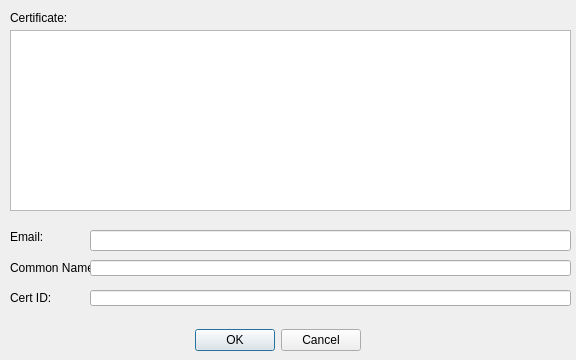
<?xml version="1.0" encoding="UTF-8"?>
<ui version="4.0">
 <class>DialogAddBuddy</class>
 <widget class="QDialog" name="DialogAddBuddy">
  <property name="geometry">
   <rect>
    <x>0</x>
    <y>0</y>
    <width>576</width>
    <height>360</height>
   </rect>
  </property>
  <property name="windowTitle">
   <string>AddBuddy</string>
  </property>
  <widget class="QDialogButtonBox" name="buttonBox">
   <property name="geometry">
    <rect>
     <x>140</x>
     <y>320</y>
     <width>221</width>
     <height>41</height>
    </rect>
   </property>
   <property name="orientation">
    <enum>Qt::Horizontal</enum>
   </property>
   <property name="standardButtons">
    <set>QDialogButtonBox::Cancel|QDialogButtonBox::Ok</set>
   </property>
  </widget>
  <widget class="QLabel" name="label">
   <property name="geometry">
    <rect>
     <x>10</x>
     <y>10</y>
     <width>101</width>
     <height>16</height>
    </rect>
   </property>
   <property name="text">
    <string>Certificate:</string>
   </property>
  </widget>
  <widget class="QLabel" name="label_2">
   <property name="geometry">
    <rect>
     <x>10</x>
     <y>230</y>
     <width>47</width>
     <height>13</height>
    </rect>
   </property>
   <property name="text">
    <string>Email:</string>
   </property>
  </widget>
  <widget class="QLabel" name="label_3">
   <property name="geometry">
    <rect>
     <x>10</x>
     <y>260</y>
     <width>81</width>
     <height>16</height>
    </rect>
   </property>
   <property name="text">
    <string>Common Name:</string>
   </property>
  </widget>
  <widget class="QLabel" name="label_4">
   <property name="geometry">
    <rect>
     <x>10</x>
     <y>290</y>
     <width>51</width>
     <height>16</height>
    </rect>
   </property>
   <property name="text">
    <string>Cert ID:</string>
   </property>
  </widget>
  <widget class="QLineEdit" name="lineEdit">
   <property name="geometry">
    <rect>
     <x>90</x>
     <y>230</y>
     <width>481</width>
     <height>21</height>
    </rect>
   </property>
   <property name="readOnly">
    <bool>true</bool>
   </property>
  </widget>
  <widget class="QLineEdit" name="lineEdit_2">
   <property name="geometry">
    <rect>
     <x>90</x>
     <y>260</y>
     <width>481</width>
     <height>16</height>
    </rect>
   </property>
   <property name="readOnly">
    <bool>true</bool>
   </property>
  </widget>
  <widget class="QLineEdit" name="lineEdit_3">
   <property name="geometry">
    <rect>
     <x>90</x>
     <y>290</y>
     <width>481</width>
     <height>16</height>
    </rect>
   </property>
   <property name="locale">
    <locale language="English" country="UnitedStates"/>
   </property>
   <property name="readOnly">
    <bool>true</bool>
   </property>
  </widget>
  <widget class="QTextEdit" name="textEdit">
   <property name="geometry">
    <rect>
     <x>10</x>
     <y>30</y>
     <width>561</width>
     <height>181</height>
    </rect>
   </property>
   <property name="font">
    <font>
     <family>Fixedsys</family>
     <pointsize>6</pointsize>
    </font>
   </property>
   <property name="cursor" stdset="0">
    <cursorShape>IBeamCursor</cursorShape>
   </property>
   <property name="locale">
    <locale language="English" country="UnitedStates"/>
   </property>
   <property name="lineWidth">
    <number>128</number>
   </property>
   <property name="midLineWidth">
    <number>128</number>
   </property>
   <property name="lineWrapMode">
    <enum>QTextEdit::NoWrap</enum>
   </property>
  </widget>
 </widget>
 <resources/>
 <connections>
  <connection>
   <sender>buttonBox</sender>
   <signal>accepted()</signal>
   <receiver>DialogAddBuddy</receiver>
   <slot>accept()</slot>
   <hints>
    <hint type="sourcelabel">
     <x>248</x>
     <y>254</y>
    </hint>
    <hint type="destinationlabel">
     <x>157</x>
     <y>274</y>
    </hint>
   </hints>
  </connection>
  <connection>
   <sender>buttonBox</sender>
   <signal>rejected()</signal>
   <receiver>DialogAddBuddy</receiver>
   <slot>reject()</slot>
   <hints>
    <hint type="sourcelabel">
     <x>316</x>
     <y>260</y>
    </hint>
    <hint type="destinationlabel">
     <x>286</x>
     <y>274</y>
    </hint>
   </hints>
  </connection>
 </connections>
</ui>
